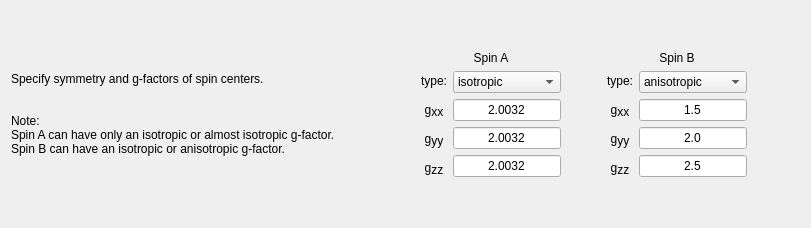
            <widget class="QWidget" name="tab_spin_system">
             <attribute name="title">
              <string>Spin System</string>
             </attribute>
             <layout class="QHBoxLayout" name="horizontalLayout_10">
              <item>
               <widget class="QLabel" name="label_48">
                <property name="text">
                 <string>Specify symmetry and g-factors of spin centers.


Note:
Spin A can have only an isotropic or almost isotropic g-factor. 
Spin B can have an isotropic or anisotropic g-factor.</string>
                </property>
               </widget>
              </item>
              <item>
               <spacer name="horizontalSpacer_17">
                <property name="orientation">
                 <enum>Qt::Horizontal</enum>
                </property>
                <property name="sizeType">
                 <enum>QSizePolicy::Fixed</enum>
                </property>
                <property name="sizeHint" stdset="0">
                 <size>
                  <width>40</width>
                  <height>20</height>
                 </size>
                </property>
               </spacer>
              </item>
              <item>
               <layout class="QHBoxLayout" name="horizontalLayout_9">
                <item>
                 <spacer name="horizontalSpacer_48">
                  <property name="orientation">
                   <enum>Qt::Horizontal</enum>
                  </property>
                  <property name="sizeHint" stdset="0">
                   <size>
                    <width>40</width>
                    <height>20</height>
                   </size>
                  </property>
                 </spacer>
                </item>
                <item>
                 <layout class="QVBoxLayout" name="verticalLayout_12">
                  <item>
                   <spacer name="verticalSpacer_3">
                    <property name="orientation">
                     <enum>Qt::Vertical</enum>
                    </property>
                    <property name="sizeHint" stdset="0">
                     <size>
                      <width>20</width>
                      <height>40</height>
                     </size>
                    </property>
                   </spacer>
                  </item>
                  <item>
                   <widget class="QLabel" name="label_36">
                    <property name="sizePolicy">
                     <sizepolicy hsizetype="Minimum" vsizetype="Minimum">
                      <horstretch>0</horstretch>
                      <verstretch>0</verstretch>
                     </sizepolicy>
                    </property>
                    <property name="text">
                     <string>Spin A</string>
                    </property>
                    <property name="alignment">
                     <set>Qt::AlignCenter</set>
                    </property>
                   </widget>
                  </item>
                  <item>
                   <layout class="QHBoxLayout" name="horizontalLayout_5">
                    <item>
                     <layout class="QGridLayout" name="gridLayout_9">
                      <item row="0" column="0">
                       <widget class="QLabel" name="label_39">
                        <property name="sizePolicy">
                         <sizepolicy hsizetype="Minimum" vsizetype="Preferred">
                          <horstretch>0</horstretch>
                          <verstretch>0</verstretch>
                         </sizepolicy>
                        </property>
                        <property name="text">
                         <string>type:</string>
                        </property>
                        <property name="alignment">
                         <set>Qt::AlignCenter</set>
                        </property>
                       </widget>
                      </item>
                      <item row="1" column="0">
                       <widget class="QLabel" name="label_40">
                        <property name="sizePolicy">
                         <sizepolicy hsizetype="Minimum" vsizetype="Preferred">
                          <horstretch>0</horstretch>
                          <verstretch>0</verstretch>
                         </sizepolicy>
                        </property>
                        <property name="text">
                         <string>&lt;html&gt;&lt;head/&gt;&lt;body&gt;&lt;p&gt;g&lt;span style=&quot; font-size:14pt; vertical-align:sub;&quot;&gt;xx&lt;/span&gt;&lt;/p&gt;&lt;/body&gt;&lt;/html&gt;</string>
                        </property>
                        <property name="alignment">
                         <set>Qt::AlignCenter</set>
                        </property>
                       </widget>
                      </item>
                      <item row="2" column="0">
                       <widget class="QLabel" name="label_41">
                        <property name="sizePolicy">
                         <sizepolicy hsizetype="Minimum" vsizetype="Preferred">
                          <horstretch>0</horstretch>
                          <verstretch>0</verstretch>
                         </sizepolicy>
                        </property>
                        <property name="text">
                         <string>&lt;html&gt;&lt;head/&gt;&lt;body&gt;&lt;p&gt;g&lt;span style=&quot; font-size:14pt; vertical-align:sub;&quot;&gt;yy&lt;/span&gt;&lt;/p&gt;&lt;/body&gt;&lt;/html&gt;</string>
                        </property>
                        <property name="alignment">
                         <set>Qt::AlignCenter</set>
                        </property>
                       </widget>
                      </item>
                      <item row="3" column="0">
                       <widget class="QLabel" name="label_42">
                        <property name="sizePolicy">
                         <sizepolicy hsizetype="Minimum" vsizetype="Preferred">
                          <horstretch>0</horstretch>
                          <verstretch>0</verstretch>
                         </sizepolicy>
                        </property>
                        <property name="text">
                         <string>&lt;html&gt;&lt;head/&gt;&lt;body&gt;&lt;p&gt;g&lt;span style=&quot; font-size:14pt; vertical-align:sub;&quot;&gt;zz&lt;/span&gt;&lt;/p&gt;&lt;/body&gt;&lt;/html&gt;</string>
                        </property>
                        <property name="alignment">
                         <set>Qt::AlignCenter</set>
                        </property>
                       </widget>
                      </item>
                     </layout>
                    </item>
                    <item>
                     <layout class="QVBoxLayout" name="verticalLayout_4">
                      <item>
                       <layout class="QGridLayout" name="gridLayout_8">
                        <property name="horizontalSpacing">
                         <number>6</number>
                        </property>
                        <item row="1" column="0">
                         <widget class="QLineEdit" name="spinA_gxx_line">
                          <property name="sizePolicy">
                           <sizepolicy hsizetype="Fixed" vsizetype="Fixed">
                            <horstretch>0</horstretch>
                            <verstretch>0</verstretch>
                           </sizepolicy>
                          </property>
                          <property name="text">
                           <string>2.0032</string>
                          </property>
                          <property name="alignment">
                           <set>Qt::AlignCenter</set>
                          </property>
                         </widget>
                        </item>
                        <item row="2" column="0">
                         <widget class="QLineEdit" name="spinA_gyy_line">
                          <property name="sizePolicy">
                           <sizepolicy hsizetype="Fixed" vsizetype="Fixed">
                            <horstretch>0</horstretch>
                            <verstretch>0</verstretch>
                           </sizepolicy>
                          </property>
                          <property name="text">
                           <string>2.0032</string>
                          </property>
                          <property name="alignment">
                           <set>Qt::AlignCenter</set>
                          </property>
                         </widget>
                        </item>
                        <item row="3" column="0">
                         <widget class="QLineEdit" name="spinA_gzz_line">
                          <property name="sizePolicy">
                           <sizepolicy hsizetype="Fixed" vsizetype="Fixed">
                            <horstretch>0</horstretch>
                            <verstretch>0</verstretch>
                           </sizepolicy>
                          </property>
                          <property name="text">
                           <string>2.0032</string>
                          </property>
                          <property name="alignment">
                           <set>Qt::AlignCenter</set>
                          </property>
                         </widget>
                        </item>
                        <item row="0" column="0">
                         <widget class="QComboBox" name="spinA_type_box">
                          <property name="sizePolicy">
                           <sizepolicy hsizetype="Minimum" vsizetype="Fixed">
                            <horstretch>0</horstretch>
                            <verstretch>0</verstretch>
                           </sizepolicy>
                          </property>
                          <item>
                           <property name="text">
                            <string>isotropic</string>
                           </property>
                          </item>
                         </widget>
                        </item>
                       </layout>
                      </item>
                     </layout>
                    </item>
                   </layout>
                  </item>
                  <item>
                   <spacer name="verticalSpacer_5">
                    <property name="orientation">
                     <enum>Qt::Vertical</enum>
                    </property>
                    <property name="sizeHint" stdset="0">
                     <size>
                      <width>20</width>
                      <height>40</height>
                     </size>
                    </property>
                   </spacer>
                  </item>
                 </layout>
                </item>
                <item>
                 <spacer name="horizontalSpacer_16">
                  <property name="orientation">
                   <enum>Qt::Horizontal</enum>
                  </property>
                  <property name="sizeHint" stdset="0">
                   <size>
                    <width>40</width>
                    <height>20</height>
                   </size>
                  </property>
                 </spacer>
                </item>
                <item>
                 <layout class="QVBoxLayout" name="verticalLayout_13">
                  <item>
                   <spacer name="verticalSpacer_4">
                    <property name="orientation">
                     <enum>Qt::Vertical</enum>
                    </property>
                    <property name="sizeHint" stdset="0">
                     <size>
                      <width>20</width>
                      <height>40</height>
                     </size>
                    </property>
                   </spacer>
                  </item>
                  <item>
                   <widget class="QLabel" name="label_43">
                    <property name="sizePolicy">
                     <sizepolicy hsizetype="Minimum" vsizetype="Minimum">
                      <horstretch>0</horstretch>
                      <verstretch>0</verstretch>
                     </sizepolicy>
                    </property>
                    <property name="text">
                     <string>Spin B</string>
                    </property>
                    <property name="alignment">
                     <set>Qt::AlignCenter</set>
                    </property>
                   </widget>
                  </item>
                  <item>
                   <layout class="QHBoxLayout" name="horizontalLayout_8">
                    <item>
                     <layout class="QGridLayout" name="gridLayout_11">
                      <item row="1" column="1">
                       <widget class="QLabel" name="label_45">
                        <property name="sizePolicy">
                         <sizepolicy hsizetype="Minimum" vsizetype="Preferred">
                          <horstretch>0</horstretch>
                          <verstretch>0</verstretch>
                         </sizepolicy>
                        </property>
                        <property name="text">
                         <string>&lt;html&gt;&lt;head/&gt;&lt;body&gt;&lt;p&gt;g&lt;span style=&quot; font-size:14pt; vertical-align:sub;&quot;&gt;xx&lt;/span&gt;&lt;/p&gt;&lt;/body&gt;&lt;/html&gt;</string>
                        </property>
                        <property name="alignment">
                         <set>Qt::AlignCenter</set>
                        </property>
                       </widget>
                      </item>
                      <item row="3" column="1">
                       <widget class="QLabel" name="label_47">
                        <property name="sizePolicy">
                         <sizepolicy hsizetype="Minimum" vsizetype="Preferred">
                          <horstretch>0</horstretch>
                          <verstretch>0</verstretch>
                         </sizepolicy>
                        </property>
                        <property name="text">
                         <string>&lt;html&gt;&lt;head/&gt;&lt;body&gt;&lt;p&gt;g&lt;span style=&quot; font-size:14pt; vertical-align:sub;&quot;&gt;zz&lt;/span&gt;&lt;/p&gt;&lt;/body&gt;&lt;/html&gt;</string>
                        </property>
                        <property name="alignment">
                         <set>Qt::AlignCenter</set>
                        </property>
                       </widget>
                      </item>
                      <item row="0" column="1">
                       <widget class="QLabel" name="label_44">
                        <property name="sizePolicy">
                         <sizepolicy hsizetype="Minimum" vsizetype="Preferred">
                          <horstretch>0</horstretch>
                          <verstretch>0</verstretch>
                         </sizepolicy>
                        </property>
                        <property name="text">
                         <string>type:</string>
                        </property>
                        <property name="alignment">
                         <set>Qt::AlignCenter</set>
                        </property>
                       </widget>
                      </item>
                      <item row="2" column="1">
                       <widget class="QLabel" name="label_46">
                        <property name="sizePolicy">
                         <sizepolicy hsizetype="Minimum" vsizetype="Preferred">
                          <horstretch>0</horstretch>
                          <verstretch>0</verstretch>
                         </sizepolicy>
                        </property>
                        <property name="text">
                         <string>&lt;html&gt;&lt;head/&gt;&lt;body&gt;&lt;p&gt;g&lt;span style=&quot; font-size:14pt; vertical-align:sub;&quot;&gt;yy&lt;/span&gt;&lt;/p&gt;&lt;/body&gt;&lt;/html&gt;</string>
                        </property>
                        <property name="alignment">
                         <set>Qt::AlignCenter</set>
                        </property>
                       </widget>
                      </item>
                     </layout>
                    </item>
                    <item>
                     <layout class="QVBoxLayout" name="verticalLayout_14">
                      <item>
                       <layout class="QGridLayout" name="gridLayout_12">
                        <item row="1" column="0">
                         <widget class="QLineEdit" name="spinB_gxx_line">
                          <property name="sizePolicy">
                           <sizepolicy hsizetype="Minimum" vsizetype="Fixed">
                            <horstretch>0</horstretch>
                            <verstretch>0</verstretch>
                           </sizepolicy>
                          </property>
                          <property name="text">
                           <string>1.5</string>
                          </property>
                          <property name="alignment">
                           <set>Qt::AlignCenter</set>
                          </property>
                         </widget>
                        </item>
                        <item row="2" column="0">
                         <widget class="QLineEdit" name="spinB_gyy_line">
                          <property name="sizePolicy">
                           <sizepolicy hsizetype="Maximum" vsizetype="Fixed">
                            <horstretch>0</horstretch>
                            <verstretch>0</verstretch>
                           </sizepolicy>
                          </property>
                          <property name="text">
                           <string>2.0</string>
                          </property>
                          <property name="alignment">
                           <set>Qt::AlignCenter</set>
                          </property>
                         </widget>
                        </item>
                        <item row="3" column="0">
                         <widget class="QLineEdit" name="spinB_gzz_line">
                          <property name="sizePolicy">
                           <sizepolicy hsizetype="Minimum" vsizetype="Fixed">
                            <horstretch>0</horstretch>
                            <verstretch>0</verstretch>
                           </sizepolicy>
                          </property>
                          <property name="text">
                           <string>2.5</string>
                          </property>
                          <property name="alignment">
                           <set>Qt::AlignCenter</set>
                          </property>
                         </widget>
                        </item>
                        <item row="0" column="0">
                         <widget class="QComboBox" name="spinB_type_box">
                          <property name="sizePolicy">
                           <sizepolicy hsizetype="Minimum" vsizetype="Fixed">
                            <horstretch>0</horstretch>
                            <verstretch>0</verstretch>
                           </sizepolicy>
                          </property>
                          <item>
                           <property name="text">
                            <string>anisotropic</string>
                           </property>
                          </item>
                          <item>
                           <property name="text">
                            <string>isotropic</string>
                           </property>
                          </item>
                         </widget>
                        </item>
                       </layout>
                      </item>
                     </layout>
                    </item>
                   </layout>
                  </item>
                  <item>
                   <spacer name="verticalSpacer_6">
                    <property name="orientation">
                     <enum>Qt::Vertical</enum>
                    </property>
                    <property name="sizeHint" stdset="0">
                     <size>
                      <width>20</width>
                      <height>40</height>
                     </size>
                    </property>
                   </spacer>
                  </item>
                 </layout>
                </item>
                <item>
                 <spacer name="horizontalSpacer_18">
                  <property name="orientation">
                   <enum>Qt::Horizontal</enum>
                  </property>
                  <property name="sizeHint" stdset="0">
                   <size>
                    <width>40</width>
                    <height>20</height>
                   </size>
                  </property>
                 </spacer>
                </item>
               </layout>
              </item>
              <item>
               <widget class="QLabel" name="label_49">
                <property name="text">
                 <string/>
                </property>
               </widget>
              </item>
             </layout>
            </widget>
